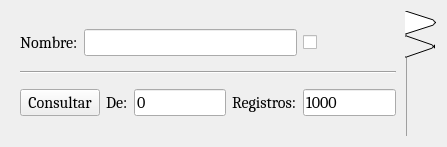
<?xml version="1.0" encoding="UTF-8"?>
<ui version="4.0">
 <class>BusquedaArticuloTipos</class>
 <widget class="QWidget" name="BusquedaArticuloTipos">
  <property name="geometry">
   <rect>
    <x>0</x>
    <y>0</y>
    <width>447</width>
    <height>143</height>
   </rect>
  </property>
  <property name="font">
   <font>
    <family>Cambria</family>
    <pointsize>12</pointsize>
   </font>
  </property>
  <property name="windowTitle">
   <string>Form</string>
  </property>
  <layout class="QVBoxLayout" name="verticalLayout">
   <item>
    <widget class="QTabWidget" name="tabWidget">
     <property name="tabPosition">
      <enum>QTabWidget::East</enum>
     </property>
     <property name="tabShape">
      <enum>QTabWidget::Triangular</enum>
     </property>
     <property name="currentIndex">
      <number>0</number>
     </property>
     <property name="documentMode">
      <bool>true</bool>
     </property>
     <widget class="QWidget" name="tab">
      <attribute name="icon">
       <iconset resource="../Recursos.qrc">
        <normaloff>:/Imagenes/iconos/buscar.png</normaloff>:/Imagenes/iconos/buscar.png</iconset>
      </attribute>
      <attribute name="title">
       <string/>
      </attribute>
      <layout class="QGridLayout" name="gridLayout_2">
       <item row="0" column="0">
        <widget class="QLabel" name="label_2">
         <property name="text">
          <string>Nombre:</string>
         </property>
        </widget>
       </item>
       <item row="2" column="0" colspan="6">
        <widget class="Line" name="line">
         <property name="orientation">
          <enum>Qt::Horizontal</enum>
         </property>
        </widget>
       </item>
       <item row="0" column="5">
        <widget class="QCheckBox" name="CheckNombre">
         <property name="text">
          <string/>
         </property>
         <property name="checked">
          <bool>false</bool>
         </property>
        </widget>
       </item>
       <item row="3" column="5">
        <widget class="QLineEdit" name="LineFin">
         <property name="text">
          <string>1000</string>
         </property>
        </widget>
       </item>
       <item row="3" column="3">
        <widget class="QLineEdit" name="LineInicio">
         <property name="text">
          <string>0</string>
         </property>
        </widget>
       </item>
       <item row="3" column="2">
        <widget class="QLabel" name="label_3">
         <property name="text">
          <string>De:</string>
         </property>
        </widget>
       </item>
       <item row="3" column="4">
        <widget class="QLabel" name="label_4">
         <property name="text">
          <string>Registros:</string>
         </property>
        </widget>
       </item>
       <item row="3" column="0" colspan="2">
        <widget class="QPushButton" name="BotonConsultar">
         <property name="text">
          <string>Consultar</string>
         </property>
        </widget>
       </item>
       <item row="0" column="1" colspan="4">
        <widget class="QLineEdit" name="LineNombre"/>
       </item>
      </layout>
     </widget>
     <widget class="QWidget" name="tab_2">
      <attribute name="icon">
       <iconset resource="../Recursos.qrc">
        <normaloff>:/Imagenes/iconos/delete.png</normaloff>:/Imagenes/iconos/delete.png</iconset>
      </attribute>
      <attribute name="title">
       <string/>
      </attribute>
     </widget>
    </widget>
   </item>
  </layout>
 </widget>
 <resources>
  <include location="../Recursos.qrc"/>
 </resources>
 <connections/>
</ui>
